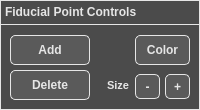
     <widget class="QFrame" name="FiducialPointControlsFrame">
      <property name="geometry">
       <rect>
        <x>340</x>
        <y>555</y>
        <width>200</width>
        <height>110</height>
       </rect>
      </property>
      <property name="styleSheet">
       <string notr="true">QFrame { 
	background-color: #4b4b4b;
	border: 1px solid #e6e6e6; /* Border  */
}</string>
      </property>
      <property name="frameShape">
       <enum>QFrame::StyledPanel</enum>
      </property>
      <property name="frameShadow">
       <enum>QFrame::Raised</enum>
      </property>
      <widget class="QTextEdit" name="FiducialFrameHeaderText">
       <property name="geometry">
        <rect>
         <x>0</x>
         <y>0</y>
         <width>200</width>
         <height>25</height>
        </rect>
       </property>
       <property name="font">
        <font>
         <pointsize>10</pointsize>
         <weight>75</weight>
         <bold>true</bold>
        </font>
       </property>
       <property name="styleSheet">
        <string notr="true">QTextEdit { 
	background-color: #4b4b4b;
	color: #e6e6e6; /* Text color */
	border: 1px solid #e6e6e6; /* Border  */
}</string>
       </property>
       <property name="verticalScrollBarPolicy">
        <enum>Qt::ScrollBarAlwaysOff</enum>
       </property>
       <property name="horizontalScrollBarPolicy">
        <enum>Qt::ScrollBarAlwaysOff</enum>
       </property>
       <property name="readOnly">
        <bool>true</bool>
       </property>
       <property name="html">
        <string>&lt;!DOCTYPE HTML PUBLIC &quot;-//W3C//DTD HTML 4.0//EN&quot; &quot;http://www.w3.org/TR/REC-html40/strict.dtd&quot;&gt;
&lt;html&gt;&lt;head&gt;&lt;meta name=&quot;qrichtext&quot; content=&quot;1&quot; /&gt;&lt;style type=&quot;text/css&quot;&gt;
p, li { white-space: pre-wrap; }
&lt;/style&gt;&lt;/head&gt;&lt;body style=&quot; font-family:'MS Shell Dlg 2'; font-size:10pt; font-weight:600; font-style:normal;&quot;&gt;
&lt;p style=&quot; margin-top:0px; margin-bottom:0px; margin-left:0px; margin-right:0px; -qt-block-indent:0; text-indent:0px;&quot;&gt;&lt;span style=&quot; font-size:9pt;&quot;&gt;Fiducial Point Controls&lt;/span&gt;&lt;/p&gt;&lt;/body&gt;&lt;/html&gt;</string>
       </property>
      </widget>
      <widget class="QPushButton" name="AddFiducialButton">
       <property name="geometry">
        <rect>
         <x>10</x>
         <y>35</y>
         <width>80</width>
         <height>30</height>
        </rect>
       </property>
       <property name="font">
        <font>
         <pointsize>9</pointsize>
         <weight>75</weight>
         <bold>true</bold>
        </font>
       </property>
       <property name="styleSheet">
        <string notr="true">QPushButton {
    background-color: #5a5a5a;
    color: #e6e6e6; /* Text color */
    border: 1px solid #e6e6e6; /* Border  */
    border-radius: 5px; /* Optional: Rounded corners */
    padding: 5px; /* Optional: Padding around text */
}

QPushButton:hover {
    background-color: #666f75; /* Grey-blue when hovered */
}

QPushButton:pressed {
    background-color: #7b8e9c; /* More blue when pressed */
}</string>
       </property>
       <property name="text">
        <string>Add</string>
       </property>
      </widget>
      <widget class="QPushButton" name="ColorFiducialButton">
       <property name="geometry">
        <rect>
         <x>135</x>
         <y>35</y>
         <width>55</width>
         <height>30</height>
        </rect>
       </property>
       <property name="font">
        <font>
         <pointsize>9</pointsize>
         <weight>75</weight>
         <bold>true</bold>
        </font>
       </property>
       <property name="styleSheet">
        <string notr="true">QPushButton {
    background-color: #5a5a5a;
    color: #e6e6e6; /* Text color */
    border: 1px solid #e6e6e6; /* Border  */
    border-radius: 5px; /* Optional: Rounded corners */
    padding: 5px; /* Optional: Padding around text */
}

QPushButton:hover {
    background-color: #666f75; /* Grey-blue when hovered */
}

QPushButton:pressed {
    background-color: #7b8e9c; /* More blue when pressed */
}</string>
       </property>
       <property name="text">
        <string>Color</string>
       </property>
      </widget>
      <widget class="QPushButton" name="ShrinkFiducialButton">
       <property name="geometry">
        <rect>
         <x>135</x>
         <y>74</y>
         <width>25</width>
         <height>25</height>
        </rect>
       </property>
       <property name="font">
        <font>
         <pointsize>9</pointsize>
         <weight>75</weight>
         <bold>true</bold>
        </font>
       </property>
       <property name="styleSheet">
        <string notr="true">QPushButton {
    background-color: #5a5a5a;
    color: #e6e6e6; /* Text color */
    border: 1px solid #e6e6e6; /* Border  */
    border-radius: 5px; /* Optional: Rounded corners */
    padding: 5px; /* Optional: Padding around text */
}

QPushButton:hover {
    background-color: #666f75; /* Grey-blue when hovered */
}

QPushButton:pressed {
    background-color: #7b8e9c; /* More blue when pressed */
}</string>
       </property>
       <property name="text">
        <string>-</string>
       </property>
      </widget>
      <widget class="QPushButton" name="GrowFiducialButton">
       <property name="geometry">
        <rect>
         <x>165</x>
         <y>74</y>
         <width>25</width>
         <height>25</height>
        </rect>
       </property>
       <property name="font">
        <font>
         <pointsize>9</pointsize>
         <weight>75</weight>
         <bold>true</bold>
        </font>
       </property>
       <property name="styleSheet">
        <string notr="true">QPushButton {
    background-color: #5a5a5a;
    color: #e6e6e6; /* Text color */
    border: 1px solid #e6e6e6; /* Border  */
    border-radius: 5px; /* Optional: Rounded corners */
    padding: 5px; /* Optional: Padding around text */
}

QPushButton:hover {
    background-color: #666f75; /* Grey-blue when hovered */
}

QPushButton:pressed {
    background-color: #7b8e9c; /* More blue when pressed */
}</string>
       </property>
       <property name="text">
        <string>+</string>
       </property>
      </widget>
      <widget class="QTextEdit" name="FiducialSizeText">
       <property name="geometry">
        <rect>
         <x>98</x>
         <y>74</y>
         <width>36</width>
         <height>30</height>
        </rect>
       </property>
       <property name="font">
        <font>
         <pointsize>10</pointsize>
        </font>
       </property>
       <property name="styleSheet">
        <string notr="true">QTextEdit { 
	background-color: #4b4b4b;
	color: #e6e6e6; /* Text color */
	border: 1px solid #4b4b4b; /* Border  */
    border-radius: 5px; /* Optional: Rounded corners */
}</string>
       </property>
       <property name="verticalScrollBarPolicy">
        <enum>Qt::ScrollBarAlwaysOff</enum>
       </property>
       <property name="horizontalScrollBarPolicy">
        <enum>Qt::ScrollBarAlwaysOff</enum>
       </property>
       <property name="readOnly">
        <bool>true</bool>
       </property>
       <property name="html">
        <string>&lt;!DOCTYPE HTML PUBLIC &quot;-//W3C//DTD HTML 4.0//EN&quot; &quot;http://www.w3.org/TR/REC-html40/strict.dtd&quot;&gt;
&lt;html&gt;&lt;head&gt;&lt;meta name=&quot;qrichtext&quot; content=&quot;1&quot; /&gt;&lt;style type=&quot;text/css&quot;&gt;
p, li { white-space: pre-wrap; }
&lt;/style&gt;&lt;/head&gt;&lt;body style=&quot; font-family:'MS Shell Dlg 2'; font-size:10pt; font-weight:400; font-style:normal;&quot;&gt;
&lt;p align=&quot;right&quot; style=&quot; margin-top:0px; margin-bottom:0px; margin-left:0px; margin-right:0px; -qt-block-indent:0; text-indent:0px;&quot;&gt;&lt;span style=&quot; font-size:8.25pt; font-weight:600;&quot;&gt;Size&lt;/span&gt;&lt;/p&gt;&lt;/body&gt;&lt;/html&gt;</string>
       </property>
      </widget>
      <widget class="QPushButton" name="DeleteAllButton">
       <property name="geometry">
        <rect>
         <x>10</x>
         <y>70</y>
         <width>80</width>
         <height>30</height>
        </rect>
       </property>
       <property name="font">
        <font>
         <pointsize>9</pointsize>
         <weight>75</weight>
         <bold>true</bold>
        </font>
       </property>
       <property name="styleSheet">
        <string notr="true">QPushButton {
    background-color: #5a5a5a;
    color: #e6e6e6; /* Text color */
    border: 1px solid #e6e6e6; /* Border  */
    border-radius: 5px; /* Optional: Rounded corners */
    padding: 5px; /* Optional: Padding around text */
}

QPushButton:hover {
    background-color: #666f75; /* Grey-blue when hovered */
}

QPushButton:pressed {
    background-color: #7b8e9c; /* More blue when pressed */
}</string>
       </property>
       <property name="text">
        <string>Delete</string>
       </property>
      </widget>
      <zorder>DeleteAllButton</zorder>
      <zorder>FiducialSizeText</zorder>
      <zorder>FiducialFrameHeaderText</zorder>
      <zorder>AddFiducialButton</zorder>
      <zorder>GrowFiducialButton</zorder>
      <zorder>ShrinkFiducialButton</zorder>
      <zorder>ColorFiducialButton</zorder>
     </widget>
